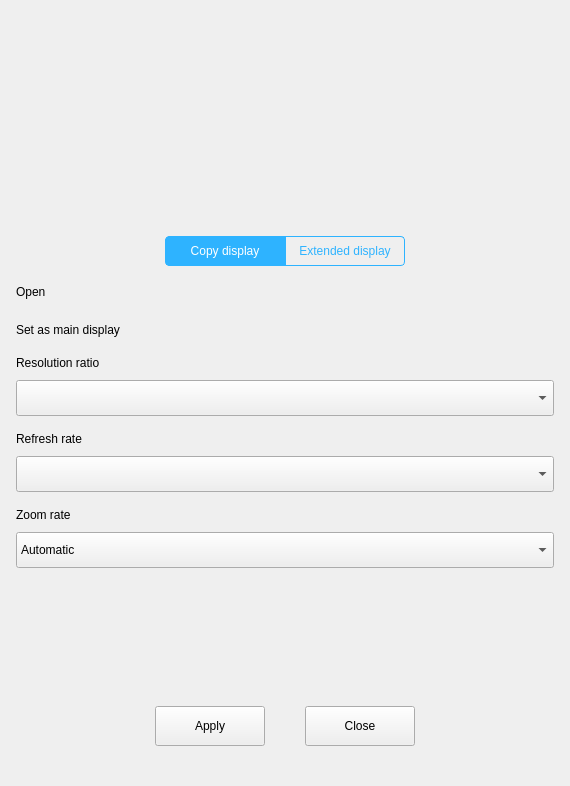
<?xml version="1.0" encoding="UTF-8"?>
<ui version="4.0">
 <class>DisplayPage</class>
 <widget class="QWidget" name="DisplayPage">
  <property name="geometry">
   <rect>
    <x>0</x>
    <y>0</y>
    <width>570</width>
    <height>786</height>
   </rect>
  </property>
  <property name="windowTitle">
   <string>DisplayPage</string>
  </property>
  <property name="styleSheet">
   <string notr="true"/>
  </property>
  <layout class="QVBoxLayout" name="verticalLayout">
   <property name="spacing">
    <number>0</number>
   </property>
   <property name="leftMargin">
    <number>0</number>
   </property>
   <property name="topMargin">
    <number>0</number>
   </property>
   <property name="rightMargin">
    <number>0</number>
   </property>
   <property name="bottomMargin">
    <number>0</number>
   </property>
   <item>
    <widget class="KiranColorBlock" name="contentWidget" native="true">
     <layout class="QVBoxLayout" name="verticalLayout_11" stretch="3,0,6,0">
      <property name="spacing">
       <number>16</number>
      </property>
      <property name="leftMargin">
       <number>16</number>
      </property>
      <property name="topMargin">
       <number>16</number>
      </property>
      <property name="rightMargin">
       <number>16</number>
      </property>
      <property name="bottomMargin">
       <number>0</number>
      </property>
      <item>
       <widget class="DevicePanel" name="panel" native="true"/>
      </item>
      <item>
       <widget class="QWidget" name="tabBtnWidget" native="true">
        <layout class="QVBoxLayout" name="verticalLayout_12">
         <property name="spacing">
          <number>0</number>
         </property>
         <property name="leftMargin">
          <number>0</number>
         </property>
         <property name="topMargin">
          <number>0</number>
         </property>
         <property name="rightMargin">
          <number>0</number>
         </property>
         <property name="bottomMargin">
          <number>0</number>
         </property>
         <item>
          <layout class="QHBoxLayout" name="horizontalLayout_3">
           <property name="spacing">
            <number>0</number>
           </property>
           <property name="bottomMargin">
            <number>0</number>
           </property>
           <item>
            <spacer name="horizontalSpacer">
             <property name="orientation">
              <enum>Qt::Horizontal</enum>
             </property>
             <property name="sizeHint" stdset="0">
              <size>
               <width>40</width>
               <height>20</height>
              </size>
             </property>
            </spacer>
           </item>
           <item>
            <widget class="QPushButton" name="pushButton_copy_display">
             <property name="minimumSize">
              <size>
               <width>120</width>
               <height>30</height>
              </size>
             </property>
             <property name="maximumSize">
              <size>
               <width>120</width>
               <height>30</height>
              </size>
             </property>
             <property name="accessibleName">
              <string>ButtonCopyDisplay</string>
             </property>
             <property name="styleSheet">
              <string notr="true">
QPushButton {
    border: 1px solid #2eb3ff;
	color: #2eb3ff;
	border-top-left-radius: 4px;
	border-bottom-left-radius: 4px;
  }

  QPushButton:hover {
	background-color: rgb(121, 195, 255);
	color: #ffffff;	
  }
  QPushButton:checked {
      background-color:#2eb3ff;
	 color: #ffffff;	
	 border-top-left-radius: 4px;
 	 border-bottom-left-radius: 4px;
  }
</string>
             </property>
             <property name="text">
              <string>Copy display</string>
             </property>
             <property name="checkable">
              <bool>true</bool>
             </property>
             <property name="checked">
              <bool>true</bool>
             </property>
             <property name="flat">
              <bool>true</bool>
             </property>
            </widget>
           </item>
           <item>
            <widget class="QPushButton" name="pushButton_extend_display">
             <property name="minimumSize">
              <size>
               <width>120</width>
               <height>30</height>
              </size>
             </property>
             <property name="maximumSize">
              <size>
               <width>120</width>
               <height>30</height>
              </size>
             </property>
             <property name="accessibleName">
              <string>ButtonExtendedDisplay</string>
             </property>
             <property name="styleSheet">
              <string notr="true">
QPushButton {
    border: 1px solid #2eb3ff;
	color: #2eb3ff;
	border-top-right-radius: 4px;
	border-bottom-right-radius: 4px;
  }

  QPushButton:hover {
	background-color: rgb(121, 195, 255);
	color: #ffffff;	
  }
  QPushButton:checked {
      background-color: #2eb3ff;
	 color: #ffffff;	
	 border-top-right-radius: 4px;
 	 border-bottom-right-radius: 4px;
  }
</string>
             </property>
             <property name="text">
              <string>Extended display</string>
             </property>
             <property name="checkable">
              <bool>true</bool>
             </property>
            </widget>
           </item>
           <item>
            <spacer name="horizontalSpacer_2">
             <property name="orientation">
              <enum>Qt::Horizontal</enum>
             </property>
             <property name="sizeHint" stdset="0">
              <size>
               <width>40</width>
               <height>20</height>
              </size>
             </property>
            </spacer>
           </item>
          </layout>
         </item>
        </layout>
       </widget>
      </item>
      <item>
       <widget class="QScrollArea" name="scrollArea">
        <property name="styleSheet">
         <string notr="true"/>
        </property>
        <property name="frameShape">
         <enum>QFrame::NoFrame</enum>
        </property>
        <property name="sizeAdjustPolicy">
         <enum>QAbstractScrollArea::AdjustToContents</enum>
        </property>
        <property name="widgetResizable">
         <bool>true</bool>
        </property>
        <widget class="QWidget" name="scrollAreaWidgetContents">
         <property name="geometry">
          <rect>
           <x>0</x>
           <y>0</y>
           <width>538</width>
           <height>406</height>
          </rect>
         </property>
         <property name="sizePolicy">
          <sizepolicy hsizetype="Preferred" vsizetype="Expanding">
           <horstretch>0</horstretch>
           <verstretch>0</verstretch>
          </sizepolicy>
         </property>
         <property name="styleSheet">
          <string notr="true"/>
         </property>
         <layout class="QVBoxLayout" name="verticalLayout_10">
          <property name="spacing">
           <number>0</number>
          </property>
          <property name="leftMargin">
           <number>0</number>
          </property>
          <property name="topMargin">
           <number>0</number>
          </property>
          <property name="rightMargin">
           <number>0</number>
          </property>
          <property name="bottomMargin">
           <number>0</number>
          </property>
          <item>
           <widget class="QStackedWidget" name="stackedWidget">
            <property name="currentIndex">
             <number>1</number>
            </property>
            <widget class="QWidget" name="stackedWidgetPage1">
             <layout class="QVBoxLayout" name="verticalLayout_2">
              <property name="spacing">
               <number>16</number>
              </property>
              <property name="leftMargin">
               <number>0</number>
              </property>
              <property name="topMargin">
               <number>0</number>
              </property>
              <property name="rightMargin">
               <number>0</number>
              </property>
              <property name="bottomMargin">
               <number>0</number>
              </property>
              <item>
               <layout class="QVBoxLayout" name="verticalLayout_7">
                <property name="spacing">
                 <number>10</number>
                </property>
                <item>
                 <widget class="QLabel" name="label">
                  <property name="text">
                   <string>Resolution ratio</string>
                  </property>
                 </widget>
                </item>
                <item>
                 <widget class="QComboBox" name="comboBox_resolving">
                  <property name="minimumSize">
                   <size>
                    <width>0</width>
                    <height>36</height>
                   </size>
                  </property>
                  <property name="maximumSize">
                   <size>
                    <width>16777215</width>
                    <height>36</height>
                   </size>
                  </property>
                  <property name="accessibleName">
                   <string>ComboResolutionRatio</string>
                  </property>
                  <property name="styleSheet">
                   <string notr="true"/>
                  </property>
                 </widget>
                </item>
               </layout>
              </item>
              <item>
               <layout class="QVBoxLayout" name="verticalLayout_8">
                <property name="spacing">
                 <number>10</number>
                </property>
                <item>
                 <widget class="QLabel" name="label_2">
                  <property name="text">
                   <string>Refresh rate</string>
                  </property>
                 </widget>
                </item>
                <item>
                 <widget class="QComboBox" name="comboBox_refreshRate">
                  <property name="minimumSize">
                   <size>
                    <width>0</width>
                    <height>36</height>
                   </size>
                  </property>
                  <property name="maximumSize">
                   <size>
                    <width>16777215</width>
                    <height>36</height>
                   </size>
                  </property>
                  <property name="accessibleName">
                   <string>ComboRefreshRate</string>
                  </property>
                 </widget>
                </item>
               </layout>
              </item>
              <item>
               <layout class="QVBoxLayout" name="verticalLayout_9">
                <property name="spacing">
                 <number>10</number>
                </property>
                <item>
                 <widget class="QLabel" name="label_3">
                  <property name="text">
                   <string>Zoom rate</string>
                  </property>
                 </widget>
                </item>
                <item>
                 <widget class="QComboBox" name="comboBox_windowScalingFactor">
                  <property name="minimumSize">
                   <size>
                    <width>0</width>
                    <height>36</height>
                   </size>
                  </property>
                  <property name="maximumSize">
                   <size>
                    <width>16777215</width>
                    <height>36</height>
                   </size>
                  </property>
                  <property name="accessibleName">
                   <string>ComboZoomRate</string>
                  </property>
                  <item>
                   <property name="text">
                    <string>Automatic</string>
                   </property>
                  </item>
                  <item>
                   <property name="text">
                    <string>100% (recommended)</string>
                   </property>
                  </item>
                  <item>
                   <property name="text">
                    <string>200%</string>
                   </property>
                  </item>
                 </widget>
                </item>
               </layout>
              </item>
              <item>
               <spacer name="verticalSpacer">
                <property name="orientation">
                 <enum>Qt::Vertical</enum>
                </property>
                <property name="sizeType">
                 <enum>QSizePolicy::Expanding</enum>
                </property>
                <property name="sizeHint" stdset="0">
                 <size>
                  <width>20</width>
                  <height>40</height>
                 </size>
                </property>
               </spacer>
              </item>
             </layout>
            </widget>
            <widget class="QWidget" name="stackedWidgetPage2">
             <layout class="QVBoxLayout" name="verticalLayout_3">
              <property name="spacing">
               <number>16</number>
              </property>
              <property name="leftMargin">
               <number>0</number>
              </property>
              <property name="topMargin">
               <number>0</number>
              </property>
              <property name="rightMargin">
               <number>0</number>
              </property>
              <property name="bottomMargin">
               <number>0</number>
              </property>
              <item>
               <widget class="QWidget" name="enable_widget" native="true">
                <property name="minimumSize">
                 <size>
                  <width>0</width>
                  <height>0</height>
                 </size>
                </property>
                <layout class="QVBoxLayout" name="verticalLayout_13">
                 <property name="spacing">
                  <number>18</number>
                 </property>
                 <property name="leftMargin">
                  <number>0</number>
                 </property>
                 <property name="topMargin">
                  <number>0</number>
                 </property>
                 <property name="rightMargin">
                  <number>0</number>
                 </property>
                 <property name="bottomMargin">
                  <number>0</number>
                 </property>
                 <item>
                  <layout class="QHBoxLayout" name="horizontalLayout_2">
                   <item>
                    <widget class="QLabel" name="label_7">
                     <property name="text">
                      <string>Open</string>
                     </property>
                    </widget>
                   </item>
                   <item>
                    <spacer name="horizontalSpacer_3">
                     <property name="orientation">
                      <enum>Qt::Horizontal</enum>
                     </property>
                     <property name="sizeHint" stdset="0">
                      <size>
                       <width>40</width>
                       <height>20</height>
                      </size>
                     </property>
                    </spacer>
                   </item>
                   <item>
                    <widget class="KiranSwitchButton" name="enabledButton" native="true">
                     <property name="minimumSize">
                      <size>
                       <width>40</width>
                       <height>0</height>
                      </size>
                     </property>
                    </widget>
                   </item>
                  </layout>
                 </item>
                 <item>
                  <widget class="QWidget" name="widget_extra_primary" native="true">
                   <layout class="QHBoxLayout" name="horizontalLayout_6">
                    <property name="spacing">
                     <number>0</number>
                    </property>
                    <property name="leftMargin">
                     <number>0</number>
                    </property>
                    <property name="topMargin">
                     <number>0</number>
                    </property>
                    <property name="rightMargin">
                     <number>0</number>
                    </property>
                    <property name="bottomMargin">
                     <number>0</number>
                    </property>
                    <item>
                     <layout class="QHBoxLayout" name="horizontalLayout_4">
                      <item>
                       <widget class="QLabel" name="label_8">
                        <property name="text">
                         <string>Set as main display</string>
                        </property>
                       </widget>
                      </item>
                      <item>
                       <spacer name="horizontalSpacer_4">
                        <property name="orientation">
                         <enum>Qt::Horizontal</enum>
                        </property>
                        <property name="sizeHint" stdset="0">
                         <size>
                          <width>40</width>
                          <height>20</height>
                         </size>
                        </property>
                       </spacer>
                      </item>
                      <item>
                       <widget class="KiranSwitchButton" name="pushButton_extra_primary" native="true">
                        <property name="minimumSize">
                         <size>
                          <width>40</width>
                          <height>0</height>
                         </size>
                        </property>
                        <property name="accessibleName">
                         <string>SwitchExtraPrimary</string>
                        </property>
                       </widget>
                      </item>
                     </layout>
                    </item>
                   </layout>
                  </widget>
                 </item>
                </layout>
                <zorder></zorder>
                <zorder>widget_extra_primary</zorder>
               </widget>
              </item>
              <item>
               <layout class="QVBoxLayout" name="verticalLayout_4">
                <property name="spacing">
                 <number>10</number>
                </property>
                <item>
                 <widget class="QLabel" name="label_4">
                  <property name="text">
                   <string>Resolution ratio</string>
                  </property>
                 </widget>
                </item>
                <item>
                 <widget class="QComboBox" name="comboBox_extra_resolving">
                  <property name="minimumSize">
                   <size>
                    <width>0</width>
                    <height>36</height>
                   </size>
                  </property>
                  <property name="maximumSize">
                   <size>
                    <width>16777215</width>
                    <height>36</height>
                   </size>
                  </property>
                  <property name="accessibleName">
                   <string>ComboExtraResolutionRatio</string>
                  </property>
                  <property name="styleSheet">
                   <string notr="true"/>
                  </property>
                 </widget>
                </item>
               </layout>
              </item>
              <item>
               <layout class="QVBoxLayout" name="verticalLayout_5">
                <property name="spacing">
                 <number>10</number>
                </property>
                <item>
                 <widget class="QLabel" name="label_5">
                  <property name="text">
                   <string>Refresh rate</string>
                  </property>
                 </widget>
                </item>
                <item>
                 <widget class="QComboBox" name="comboBox_extra_refreshRate">
                  <property name="minimumSize">
                   <size>
                    <width>0</width>
                    <height>36</height>
                   </size>
                  </property>
                  <property name="maximumSize">
                   <size>
                    <width>16777215</width>
                    <height>36</height>
                   </size>
                  </property>
                  <property name="accessibleName">
                   <string>ComboExtraRefreshRate</string>
                  </property>
                 </widget>
                </item>
               </layout>
              </item>
              <item>
               <layout class="QVBoxLayout" name="verticalLayout_6">
                <property name="spacing">
                 <number>10</number>
                </property>
                <item>
                 <widget class="QLabel" name="label_6">
                  <property name="text">
                   <string>Zoom rate</string>
                  </property>
                 </widget>
                </item>
                <item>
                 <widget class="QComboBox" name="comboBox_extra_windowScalingFactor">
                  <property name="minimumSize">
                   <size>
                    <width>0</width>
                    <height>36</height>
                   </size>
                  </property>
                  <property name="maximumSize">
                   <size>
                    <width>16777215</width>
                    <height>36</height>
                   </size>
                  </property>
                  <property name="accessibleName">
                   <string>ComboExtraZoomRate</string>
                  </property>
                  <item>
                   <property name="text">
                    <string>Automatic</string>
                   </property>
                  </item>
                  <item>
                   <property name="text">
                    <string>100% (recommended)</string>
                   </property>
                  </item>
                  <item>
                   <property name="text">
                    <string>200%</string>
                   </property>
                  </item>
                 </widget>
                </item>
               </layout>
              </item>
              <item>
               <spacer name="verticalSpacer_2">
                <property name="orientation">
                 <enum>Qt::Vertical</enum>
                </property>
                <property name="sizeType">
                 <enum>QSizePolicy::Expanding</enum>
                </property>
                <property name="sizeHint" stdset="0">
                 <size>
                  <width>20</width>
                  <height>40</height>
                 </size>
                </property>
               </spacer>
              </item>
             </layout>
            </widget>
           </widget>
          </item>
         </layout>
        </widget>
       </widget>
      </item>
      <item>
       <layout class="QHBoxLayout" name="horizontalLayout">
        <property name="spacing">
         <number>40</number>
        </property>
        <property name="bottomMargin">
         <number>40</number>
        </property>
        <item>
         <spacer name="horizontalSpacer_5">
          <property name="orientation">
           <enum>Qt::Horizontal</enum>
          </property>
          <property name="sizeHint" stdset="0">
           <size>
            <width>40</width>
            <height>20</height>
           </size>
          </property>
         </spacer>
        </item>
        <item>
         <widget class="QPushButton" name="applyButton">
          <property name="minimumSize">
           <size>
            <width>110</width>
            <height>40</height>
           </size>
          </property>
          <property name="maximumSize">
           <size>
            <width>110</width>
            <height>40</height>
           </size>
          </property>
          <property name="accessibleName">
           <string>ButtonExtraApply</string>
          </property>
          <property name="styleSheet">
           <string notr="true"/>
          </property>
          <property name="text">
           <string>Apply</string>
          </property>
         </widget>
        </item>
        <item>
         <widget class="QPushButton" name="cancelButton">
          <property name="minimumSize">
           <size>
            <width>110</width>
            <height>40</height>
           </size>
          </property>
          <property name="maximumSize">
           <size>
            <width>110</width>
            <height>40</height>
           </size>
          </property>
          <property name="accessibleName">
           <string>ButtonExtraCancel</string>
          </property>
          <property name="styleSheet">
           <string notr="true"/>
          </property>
          <property name="text">
           <string>Close</string>
          </property>
         </widget>
        </item>
        <item>
         <spacer name="horizontalSpacer_6">
          <property name="orientation">
           <enum>Qt::Horizontal</enum>
          </property>
          <property name="sizeHint" stdset="0">
           <size>
            <width>40</width>
            <height>20</height>
           </size>
          </property>
         </spacer>
        </item>
       </layout>
      </item>
     </layout>
    </widget>
   </item>
  </layout>
 </widget>
 <layoutdefault spacing="6" margin="11"/>
 <customwidgets>
  <customwidget>
   <class>KiranSwitchButton</class>
   <extends>QWidget</extends>
   <header>kiranwidgets-qt5/kiran-switch-button.h</header>
   <container>1</container>
  </customwidget>
  <customwidget>
   <class>DevicePanel</class>
   <extends>QWidget</extends>
   <header location="global">device-panel.h</header>
   <container>1</container>
  </customwidget>
  <customwidget>
   <class>KiranColorBlock</class>
   <extends>QWidget</extends>
   <header location="global">kiran-color-block.h</header>
   <container>1</container>
  </customwidget>
 </customwidgets>
 <resources/>
 <connections/>
</ui>
